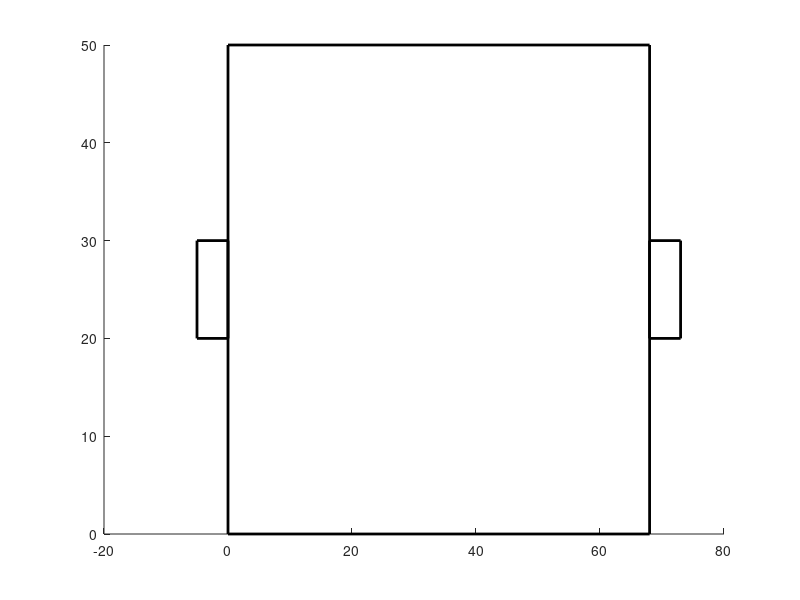

Write MATLAB code to recreate this figure. (Note: this script raises an error after producing the figure.)
% Clear all variables and close all figures
clear
close all

% Set the number of players in each team
n = 5;
m = 5;

% Set the time step and time vector
h = 0.1;
t = 0:h:150;

% Draw the field and goals
field_width = 68;
field_height = 50;
rectangle('Position',[0 0 field_width field_height],"EdgeColor",'k','LineWidth',2)
hold on
rectangle('Position',[-5 20 5 10],"EdgeColor",'k','LineWidth',2)
rectangle('Position',[field_width 20 5 10],"EdgeColor",'k','LineWidth',2)
xline(field_width/2,'Color','k','LineWidth',2)
daspect([1 1 1])
axis([-10 80 0 field_height])

% Initialize team A positions and velocities
teamAx0 = field_width/2*rand(1,n);
teamAy0 = field_height*rand(1,n);
teamAvx = zeros(1,n);
teamAvy = zeros(1,n);

% Initialize team B positions and velocities
teamBx0 = field_width/2*rand(1,m)+field_width/2;
teamBy0 = field_height*rand(1,m);
teamBvx = zeros(1,m);
teamBvy = zeros(1,m);

% Initialize ball position and velocity
ballx0 = field_width/2;
bally0 = field_height/2;
ballvx = zeros(1,1);
ballvy = zeros(1,1);

% Initialize scores
countA = 0;
countB = 0;

% Set velocity parameters for teams
start_Av = 0.5;                      % Basic speed(all team A)
Toball_Av = 0.5;                     % Speed of a player chasing the ball (One of the team A)
Toball_Av_all = 0.08;                % Speed of players chasing the ball (all team A)
distance_Av = 0.001;                 % team A keeps its distance.

start_Bv = 0.5;                      % Basic speed(all team B)
Toball_Bv = 0.5;                     % Speed of a player chasing the ball (One of the team B)
Toball_Bv_all = 0.08;                % Speed of players chasing the ball (all team B)
distance_Bv = 0.001;                 % team B keeps its distance.

% Set ball parameters
ball_speed = 2;       % dribble
ball_shoot = 1;     % shoot
ball_pass = 0.03;     % pass


% Distance parameter for repulsion
D = 5;

% Display the score
txtA = "A: " + countA;
txtB = "B: " + countB;
TA = text(-12,45,txtA,'FontSize',20,'Color','r');
TB = text(69,45,txtB,'FontSize',20,'Color','b');

% Initialize goal notifications
GoolA = 'Gool!';
GoolB = 'Gool!';
gA = 0;
gB = 0;
TA_GoolA = text(5,45,'','FontSize',30,'Color','r');
TB_GoolB = text(40,45,'','FontSize',30,'Color','b');
axis off

% Initialize players and ball on the field
teamA = scatter(teamAx0,teamAy0,30,'r','filled');
teamB = scatter(teamBx0,teamBy0,30,'b','filled');
ball = scatter(ballx0,bally0,field_height,'k','filled');

% Create video writer object
v = VideoWriter("mutch_simulation.mp4",'MPEG-4');
open(v)

% Simulation loop
for i = 1:length(t)
    % Update velocities
    tmpAx = teamA.XData;
    tmpAy = teamA.YData;
    tmpBx = teamB.XData;
    tmpBy = teamB.YData;

    nrball_strA = [];
    nrball_strB = [];

    % Calculate distances to the ball for team A
    for iA = 1:n
        nrball_strA = [nrball_strA norm([tmpAx(iA) tmpAy(iA)] - [ball.XData ball.YData])];
    end
    
    % Calculate distances to the ball for team B
    for iB = 1:m
        nrball_strB = [nrball_strB norm([tmpBx(iB) tmpBy(iB)] - [ball.XData ball.YData])];
    end
    nrball_str = [nrball_strA nrball_strB];

    % Update team A velocities
    if ball.XData > field_width/2
        teamAvx = start_Av*ones(1,n);
        teamAvy = 2*rand(1,n)-1;
    else 
        teamAvx = -start_Av*ones(1,n);
        teamAvy = 2*rand(1,n)-1;
    end
    [nrballA_min,idx] = min(nrball_strA);
    teamAvx(idx) = teamAvx(idx) - Toball_Av*(tmpAx(idx) - ball.XData);
    teamAvy(idx) = teamAvy(idx) - Toball_Av*(tmpAy(idx) - ball.YData);

    if rand < 0.4
        teamAvx = teamAvx - Toball_Av_all*(tmpAx - ball.XData);
        teamAvy = teamAvy - Toball_Av_all*(tmpAy - ball.YData);
    end

    % Apply repulsion force for team A
    for iA = 1:n
        for iiA = 1:n 
            r = norm([tmpAx(iA) tmpAx(iiA)] - [tmpAy(iA) tmpAy(iiA)]);
            teamAvx(iA) = teamAvx(iA) + distance_Av*(tmpAx(iA) - tmpAx(iiA))*(D/r + log(r));
            teamAvy(iA) = teamAvy(iA) + distance_Av*(tmpAy(iA) - tmpAy(iiA))*(D/r + log(r));
        end
    end
    
    % Update team B velocities
    if ball.XData < field_width/2
        teamBvx = -start_Bv*ones(1,n);
        teamBvy = 2*rand(1,n)-1;
    else 
        teamBvx = start_Bv*ones(1,n);
        teamBvy = 2*rand(1,n)-1;
    end
    [nrballB_min,idx] = min(nrball_strB);
    teamBvx(idx) = teamBvx(idx) - Toball_Bv*(tmpBx(idx) - ball.XData);
    teamBvy(idx) = teamBvy(idx) - Toball_Bv*(tmpBy(idx) - ball.YData);

    if rand < 0.4
        teamBvx = teamBvx - Toball_Bv_all*(tmpBx - ball.XData);
        teamBvy = teamBvy - Toball_Bv_all*(tmpBy - ball.YData);
    end

    % Apply repulsion force for team B
    for iB = 1:m
        for iiB = 1:m 
            r = norm([tmpBx(iB) tmpBx(iiB)] - [tmpBy(iB) tmpBy(iiB)]);
            teamBvx(iB) = teamBvx(iB) + distance_Bv*(tmpBx(iB) - tmpBx(iiB))*(D/r + log(r));
            teamBvy(iB) = teamBvy(iB) + distance_Bv*(tmpBy(iB) - tmpBy(iiB))*(D/r + log(r));
        end
    end
    
    % Update ball velocities
    d = 0;

    [nrball_min,idx] = min(nrball_str);
    
    if nrball_min < 2 % Ball possession
        if idx > n % Ball possession team B
            if ball.XData > field_width/2 % Carry to the opponent's court
                ballvx = ballvx + 0.7*rand*ball_shoot;
                ballvy = ballvy - 2*rand*ball_shoot + ball_shoot;
            end
            idx = idx - n;
            if rand < 0.5 % Probability of kicking the ball
                ballvx = ballvx + ball_speed*(ball.XData - tmpBx(idx))/nrball_min; % dribble
                ballvy = ballvy + ball_speed*(ball.YData - tmpBy(idx))/nrball_min;
            else
                d = 1;
                if norm([tmpBx(idx)-0 tmpBy(idx)-field_height/2]) < 15 % If there is a goal nearby, shoot.
                    ballvx = ballvx - rand*ball_shoot*(tmpBx(idx) - 0);
                    ballvy = ballvy - rand*ball_shoot*(tmpBy(idx) - field_height/2);
                else
                    nr_strB = [];
                    for iB = 1:m
                        if iB ~= idx
                            nr_strB = [nr_strB norm([tmpBx(iB) tmpBy(iB)] - [tmpBx(idx) tmpBy(idx)])];
                        else
                            nr_strB = [nr_strB -1e10];
                        end
                    end
                    idxB = randi([1 m],1); % Determine which ally to pass to
                    nr_strB_min = nr_strB(idxB);
                    %[nr_strB_min,idxB] = max(nr_strB);
                    ballvx = ballvx - ball_pass*nr_strB_min*(tmpBx(idx) - tmpBx(idxB));
                    ballvy = ballvy - ball_pass*nr_strB_min*(tmpBy(idx) - tmpBy(idxB));
                end
            end
        else % Ball possession team A
            if ball.XData < field_width/2 % Carry to the opponent's court
                ballvx = ballvx - 0.7*rand*ball_shoot;
                ballvy = ballvy + 2*rand*ball_shoot - ball_shoot;
            end
            if rand < 0.5 % Probability of kicking the ball
                ballvx = ballvx + ball_speed*(ball.XData - tmpAx(idx))/nrball_min; % dribble
                ballvy = ballvy + ball_speed*(ball.YData - tmpAy(idx))/nrball_min;
            else
                d = 1;
                if norm([tmpAx(idx)-field_width tmpAy(idx)-field_height/2]) < 15 % If there is a goal nearby, shoot.
                    ballvx = ballvx - rand*ball_shoot*(tmpAx(idx) - field_width);
                    ballvy = ballvy - rand*ball_shoot*(tmpAy(idx) - field_height/2);
                else
                    nr_strA = [];
                    for iA = 1:n
                        if iA ~= idx
                            nr_strA = [nr_strA norm([tmpAx(iA) tmpAy(iA)] - [tmpAx(idx) tmpAy(idx)])];
                        else 
                            nr_strA = [nr_strA -1e10];
                        end
                    end
                    idxA = randi([1 n],1); % Determine which ally to pass to
                    nr_strA_min = nr_strA(idxA);
                    %[nr_strA_min,idxA] = max(nr_strA);
                    ballvx = ballvx - ball_pass*nr_strA_min*(tmpAx(idx) - tmpAx(idxA));
                    ballvy = ballvy - ball_pass*nr_strA_min*(tmpAy(idx) - tmpAy(idxA));
                end
            end
        end
    end

    % Ball deceleration
    ballvx = ballvx*0.9;
    ballvy = ballvy*0.9;

    % Update player positions with wall reflection
    for iA = 1:n
        [teamA.XData(iA),teamA.YData(iA),teamAvx(iA),teamAvy(iA)] = ref(tmpAx(iA),tmpAy(iA),teamAvx(iA),teamAvy(iA),field_width,field_height);
    end
    for iB = 1:m
        [teamB.XData(iB),teamB.YData(iB),teamBvx(iB),teamBvy(iB)] = ref(tmpBx(iB),tmpBy(iB),teamBvx(iB),teamBvy(iB),field_width,field_height);
    end

    % Update ball position with wall reflection and scoring
    countA_str = countA;
    countB_str = countB;
    [ball.XData,ball.YData,ballvx,ballvy,countA,countB,gA,gB] = ref_ball(ball.XData,ball.YData,ballvx,ballvy,countA,countB,gA,gB,field_width,field_height);
    if countA ~= countA_str || countB ~= countB_str
        teamA.XData = field_width/2*rand(1,n);
        teamA.YData = field_height*rand(1,n);
        teamB.XData = field_width/2*rand(1,m)+field_width/2;
        teamB.YData = field_height*rand(1,m);
    end

    % Update player positions
    teamA.XData = teamA.XData + teamAvx*h;
    teamA.YData = teamA.YData + teamAvy*h;
    
    teamB.XData = teamB.XData + teamBvx*h;
    teamB.YData = teamB.YData + teamBvy*h;

    ball.XData = ball.XData + ballvx*h;
    ball.YData = ball.YData + ballvy*h;

    % Update the score display
    TA.String = "A: " + countA;
    TB.String = "B: " + countB;
    
    % Update goal notifications
    if gA > 0
        TA_GoolA.String = GoolA;
        gA = gA + 1;
    elseif gA == 0
        TA_GoolA.String = '';
    end
    
    if gA == 40
        gA = 0;
    end

    if gB > 0
        TB_GoolB.String = GoolB;
        gB = gB + 1;
    elseif gB == 0
        TB_GoolB.String = '';
    end
    
    if gB == 40
        gB = 0;
    end

    % Capture the frame and write to video
    frame = getframe(gcf);
    writeVideo(v,frame);
end
close(v)

% Function to handle wall reflections for players
function [x,y,dx,dy] = ref(x,y,dx,dy,field_width,field_height)
    if x >= field_width
        dx = -dx;
        x = field_width- 0.1;
    elseif x <= 0
        dx = -dx;
        x = 0.1;
    elseif y >= field_height
        dy = -dy;
        y = field_height - 0.1;
    elseif y <= 0
        dy = -dy;
        y = 0.1;
    end
end

% Function to handle wall reflections and scoring for the ball
function [x,y,dx,dy,countA,countB,gA,gB] = ref_ball(x,y,dx,dy,countA,countB,gA,gB,field_width,field_height)
    if x >= field_width && y < 30 && y > 20
        x = field_width/2;
        y = field_height/2;
        dx = 0;
        dy = 0;
        countA = countA + 1;
        gA = 1;
    elseif x <= 0 && y < 30 && y > 20
        x = field_width/2;
        y = field_height/2;
        dx = 0;
        dy = 0;
        countB = countB + 1;
        gB = 1;
    elseif x >= field_width
        dx = -dx;
        x = field_width- 0.01;
    elseif x <= 0
        dx = -dx;
        x = 0.01;
    elseif y >= field_height
        dy = -dy;
        y = field_height - 0.01;
    elseif y <= 0
        dy = -dy;
        y = 0.01;
    end
end
